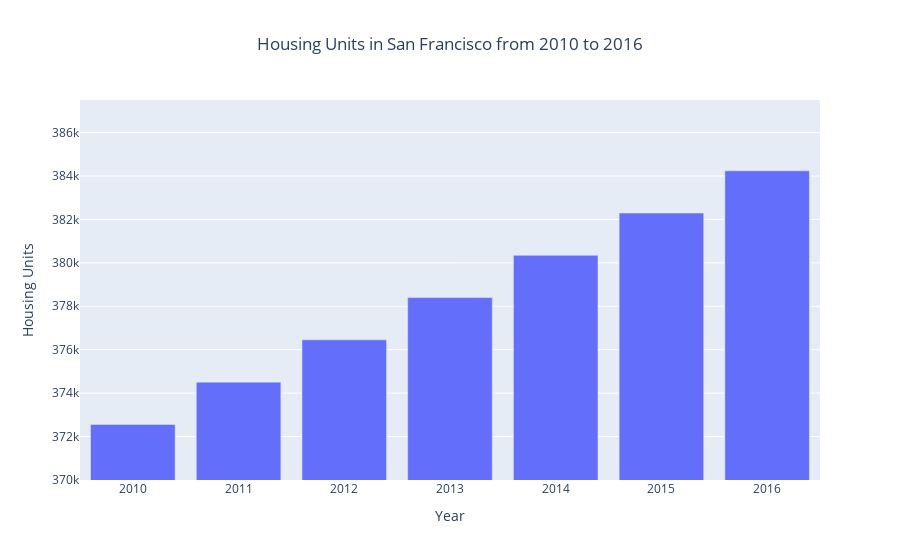

Source (notebook cell):
### Code cell
# Use the Pandas plot function to plot the average housing units per year.
# Note: You will need to manually adjust the y limit of the chart using the min and max values from above.
sfo_barchart = px.bar(sfo_yr_grp, x=sfo_yr_grp.index, y="housing_units", title="Housing Units in San Francisco from 2010 to 2016",
          labels={
              "year": "Year",
              "housing_units": "Housing Units"
          },
      )

sfo_barchart.update_yaxes(range=[370000, 387500])
sfo_barchart.update_xaxes(tickmode='linear')
sfo_barchart.update_layout(
                title={
                    'x': 0.5,
                    'xanchor': 'center'
                })

sfo_barchart.show()

# Optional Challenge: Use the min, max, and std to scale the y limits of the chart
# YOUR CODE HERE!

### Figure 1 — Plotly figure (JSON) as saved in the notebook; plotly's stock layout.template omitted (floating-point values rounded to 4 significant figures)
{"data": [{"alignmentgroup": "True", "hovertemplate": "Year=%{x}<br>Housing Units=%{y}<extra></extra>", "legendgroup": "", "marker": {"color": "#636efa"}, "name": "", "offsetgroup": "", "orientation": "v", "showlegend": false, "textposition": "auto", "type": "bar", "x": [2010, 2011, 2012, 2013, 2014, 2015, 2016], "xaxis": "x", "y": [372560, 374507, 376454, 378401, 380348, 382295, 384242], "yaxis": "y"}], "layout": {"autosize": true, "barmode": "relative", "legend": {"tracegroupgap": 0}, "title": {"text": "Housing Units in San Francisco from 2010 to 2016", "x": 0.5, "xanchor": "center"}, "xaxis": {"anchor": "y", "autorange": true, "domain": [0, 1], "range": [2010.0, 2016.0], "tickmode": "linear", "title": {"text": "Year"}, "type": "linear"}, "yaxis": {"anchor": "x", "domain": [0, 1], "range": [370000, 387500], "title": {"text": "Housing Units"}, "type": "linear"}}}
